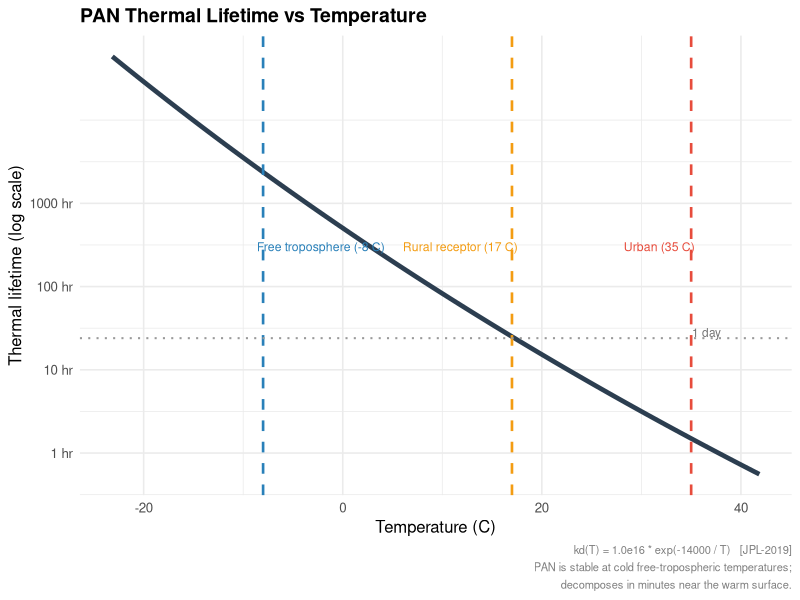

The R script that drew this image: (Note: this script raises an error after producing the figure.)
#!/usr/bin/env Rscript
# ============================================================
#  PAN (Peroxyacetyl Nitrate) Box Model: Animated Visualizations
#  VERSION 2 -- fixes gganim_plot0001.png rendering crash
#
#  Root cause of crash: at t=0, all values are at or near zero.
#  expand = c(0, 0.1) with free_y facets produces a zero-height
#  y-axis on frame 1, which gganimate cannot render to PNG.
#  Fixes applied:
#    1. Remove scales = "free_y" from facet_wrap (shared fixed scale)
#    2. Use coord_cartesian(ylim) instead of scale limits to avoid
#       dropped data warnings
#    3. expand = expansion(mult = c(0.05, 0.12)) on both animations
#    4. Initial PAN set to small positive value (1e-4 ppb) so the
#       ODE solver never hands a pure-zero state to ggplot frame 1
#    5. Transport animation: y lower bound clipped via coord_cartesian
#       so the geom_rect annotate(-Inf) does not collapse the axis
#
#  Outputs (run from ~/EJnPi or any directory with write access):
#    pan_temperature.png   -- static Arrhenius lifetime curve
#    pan_diurnal.gif       -- diurnal PAN + NO2 in 3 T regimes
#    pan_transport.gif     -- 3-stage urban -> FT -> rural trajectory
#
#  Chemistry:
#    Formation:    CH3CO3 + NO2 -> PAN      kf * [CH3CO3][NO2]
#    Decomposition: PAN -> CH3CO3 + NO2     kd(T) * [PAN]
#    kd(T) = 1.0e16 * exp(-14000/T)  s-1   (JPL-2019)
#    kf    ~ 3e-12 cm3 molec-1 s-1 at 1 atm (effective bimolecular)
# ============================================================

## 0. Packages -----------------------------------------------
library(deSolve)
library(ggplot2)
library(gganimate)
library(dplyr)
library(tidyr)
library(magick)
library(scales)

## 1. Rate constants ------------------------------------------
n_air  <- 2.46e19          # molec cm-3 at 298 K, 1 atm
ppb_cf <- n_air * 1e-9     # converts cm3 molec-1 s-1 -> ppb-1 s-1

kf <- 3.0e-12 * ppb_cf    # PAN formation  (ppb-1 s-1)

kd <- function(T_K) 1.0e16 * exp(-14000 / T_K)   # decomp (s-1)
PAN_lifetime_s <- function(T_K) 1 / kd(T_K)

# Print reference lifetimes
cat("PAN thermal lifetimes:\n")
for (T in c(308, 298, 290, 283, 265)) {
  tau <- PAN_lifetime_s(T)
  unit <- if (tau < 3600) sprintf("%.1f min", tau / 60) else
          sprintf("%.1f hr",  tau / 3600)
  cat(sprintf("  T = %d K (%+.0f C): %s\n", T, T - 273, unit))
}

# Diurnal CH3CO3 (acetyl peroxy radical) profile:
# peaks ~15 ppt at noon, zero at night.  Seinfeld & Pandis Table 6.7.
CH3CO3_t <- function(hr, voc_scale = 1.0) {
  0.015 * voc_scale * pmax(0, sin(pi * (hr - 6) / 14))
}

## 2. Static: PAN lifetime curve --------------------------------
cat("\nBuilding pan_temperature.png ...\n")

T_seq  <- seq(250, 315, by = 0.5)
tau_df <- data.frame(T_C   = T_seq - 273.15,
                     tau_hr = PAN_lifetime_s(T_seq) / 3600)

refs <- data.frame(
  T_C   = c(35, 17, -8),
  label = c("Urban (35 C)", "Rural receptor (17 C)", "Free troposphere (-8 C)"),
  col   = c("#e74c3c", "#f39c12", "#2980b9"),
  hjust = c(1, 1, 0)
)

p_tau <- ggplot(tau_df, aes(x = T_C, y = tau_hr)) +
  geom_line(linewidth = 1.6, colour = "#2c3e50") +
  scale_y_log10(
    breaks = 10^seq(-2, 3),
    labels = c("0.01 hr","0.1 hr","1 hr","10 hr","100 hr","1000 hr")
  ) +
  geom_vline(xintercept = refs$T_C, colour = refs$col,
             linetype = "dashed", linewidth = 0.9) +
  geom_hline(yintercept = 24, colour = "grey60",
             linetype = "dotted", linewidth = 0.7) +
  annotate("text", x = refs$T_C, y = 300, label = refs$label,
           hjust = refs$hjust + c(-0.05, -0.05, 0.05),
           vjust = 0.5, size = 3.1, colour = refs$col) +
  annotate("text", x = 38, y = 28,
           label = "1 day", hjust = 1, size = 3, colour = "grey45") +
  labs(
    title   = "PAN Thermal Lifetime vs Temperature",
    x       = "Temperature (C)",
    y       = "Thermal lifetime (log scale)",
    caption = paste(
      "kd(T) = 1.0e16 * exp(-14000 / T)   [JPL-2019]",
      "PAN is stable at cold free-tropospheric temperatures;",
      "decomposes in minutes near the warm surface.",
      sep = "\n"
    )
  ) +
  theme_minimal(base_size = 12) +
  theme(plot.title   = element_text(face = "bold", size = 14),
        plot.caption = element_text(colour = "grey50", size = 8,
                                    lineheight = 1.3))

ggsave("pan_temperature.png", p_tau, width = 8, height = 5, dpi = 150)
cat("OK: pan_temperature.png\n")

## 3. ODE: diurnal PAN + NO2 -------------------------------------
pan_ode_diurnal <- function(t, y, p) {
  with(as.list(c(y, p)), {
    hr     <- t / 3600
    pan    <- max(PAN,  0)
    no2    <- max(NO2,  0)
    acc    <- CH3CO3_t(hr, voc_scale)
    R_form <- kf * acc * no2
    R_diss <- kd(T_K) * pan
    list(c(
      PAN = R_form - R_diss,
      NO2 = -R_form + R_diss + E_NO2
    ))
  })
}

diurnal_sc <- data.frame(
  label = factor(
    c("Urban -- Hot (35 C)",
      "Suburban -- Warm (25 C)",
      "Rural / Aloft (10 C)"),
    levels = c("Urban -- Hot (35 C)",
               "Suburban -- Warm (25 C)",
               "Rural / Aloft (10 C)")
  ),
  T_K       = c(308, 298, 283),
  voc_scale = c(1.0, 1.0, 0.5),
  stringsAsFactors = FALSE
)

times_day <- seq(0, 24 * 3600, by = 60)

# FIX 4: initial PAN = 1e-4 ppb (not 0) so frame-1 y-axis is non-degenerate
run_diurnal <- function(i) {
  out <- ode(
    y      = c(PAN = 1e-4, NO2 = 20),
    times  = times_day,
    func   = pan_ode_diurnal,
    parms  = list(T_K       = diurnal_sc$T_K[i],
                  voc_scale = diurnal_sc$voc_scale[i],
                  E_NO2     = 5 / 86400),
    method = "lsoda"
  )
  df          <- as.data.frame(out)
  df$t_hr     <- df$time / 3600
  df$Scenario <- diurnal_sc$label[i]
  df
}

cat("\nRunning diurnal ODE simulations...\n")
diurnal_all <- do.call(rbind, lapply(seq_len(nrow(diurnal_sc)), run_diurnal))
diurnal_all[c("PAN","NO2")] <- lapply(diurnal_all[c("PAN","NO2")],
                                       function(x) pmax(x, 0))

# Diagnostic
cat(sprintf("  Rows: %d  |  PAN [%.4f, %.2f] ppb  |  NO2 [%.2f, %.2f] ppb\n",
            nrow(diurnal_all),
            min(diurnal_all$PAN), max(diurnal_all$PAN),
            min(diurnal_all$NO2), max(diurnal_all$NO2)))

diurnal_long <- diurnal_all |>
  select(t_hr, Scenario, PAN, NO2) |>
  pivot_longer(c(PAN, NO2), names_to = "Species", values_to = "ppb") |>
  mutate(
    Species = factor(Species, levels = c("PAN","NO2")),
    ppt     = ppb * 1000   # ppb -> ppt for display
  )

# Thin to every 6th row for animation speed
diurnal_thin <- diurnal_long[seq(1, nrow(diurnal_long), 6), ]

# Global y ceiling so shared scale is sensible
y_ceil_d <- ceiling(max(diurnal_thin$ppt) * 1.15)

cat("\nBuilding pan_diurnal.gif ...\n")

p_diurnal <- ggplot(diurnal_thin,
                    aes(x = t_hr, y = ppt,
                        colour = Species, group = Species)) +
  # Daylight shading
  annotate("rect", xmin = 6, xmax = 20,
           ymin = -Inf, ymax = Inf, fill = "#FFFACD", alpha = 0.5) +
  geom_line(linewidth = 1.3, lineend = "round") +
  scale_colour_manual(
    values = c(PAN = "#8e44ad", NO2 = "#cc3311"),
    labels = c(PAN = "PAN", NO2 = "NO2")
  ) +
  scale_x_continuous(
    limits = c(0, 24),
    breaks = seq(0, 24, 6),
    labels = c("00:00","06:00","12:00","18:00","24:00"),
    expand = c(0, 0)
  ) +
  # FIX 1+3: no free_y; fixed shared scale; 5% lower expansion
  scale_y_continuous(
    expand = expansion(mult = c(0.05, 0.12))
  ) +
  # FIX 2: coord_cartesian clips without dropping data or collapsing axis
  coord_cartesian(ylim = c(0, y_ceil_d)) +
  # FIX 1: single-column facets with FIXED shared scale
  facet_wrap(~ Scenario, ncol = 1) +
  labs(
    title    = "Diurnal PAN and NO2 Concentrations",
    subtitle = "Time: {sprintf('%05.1f', frame_along)} h  |  Pale yellow = daylight",
    x        = "Hour of day (local time)",
    y        = "Concentration (ppt)",
    colour   = NULL,
    caption  = paste(
      "PAN = CH3C(O)OONO2",
      "Formation: CH3CO3 + NO2 -> PAN  |  kf ~ 3e-12 cm3 molec-1 s-1",
      "Decomp: PAN -> CH3CO3 + NO2     |  kd(T) = 1.0e16 * exp(-14000/T)",
      "Hot air: PAN builds and collapses within hours.  Cold air: PAN persists all day.",
      sep = "\n"
    )
  ) +
  theme_minimal(base_size = 12) +
  theme(
    legend.position  = "top",
    legend.key.width = unit(1.2, "cm"),
    strip.background = element_rect(fill = "#1d3557", colour = NA),
    strip.text       = element_text(colour = "white", face = "bold", size = 10),
    panel.grid.minor = element_blank(),
    panel.border     = element_rect(colour = "grey80", fill = NA),
    plot.title       = element_text(face = "bold", size = 14),
    plot.subtitle    = element_text(colour = "grey40", size = 10),
    plot.caption     = element_text(colour = "grey50", size = 8,
                                    lineheight = 1.3)
  ) +
  transition_reveal(t_hr) +
  ease_aes("linear")

anim_d <- animate(p_diurnal,
                  nframes = 150, fps = 10,
                  width = 720, height = 680,
                  renderer = magick_renderer())
magick::image_write(anim_d, "pan_diurnal.gif")
cat("OK: pan_diurnal.gif\n")

## 4. ODE: three-stage transport trajectory ----------------------
# Stage 1: Urban source     6 h at 308 K  -- PAN forms, NO2 consumed
# Stage 2: Free troposphere 24 h at 265 K -- PAN frozen, transport
# Stage 3: Rural receptor   12 h at 290 K -- PAN decomposes, NO2 released

pan_ode_stage <- function(t, y, p) {
  with(as.list(c(y, p)), {
    pan    <- max(PAN, 0)
    no2    <- max(NO2, 0)
    acc    <- CH3CO3_t(t / 3600, voc_scale)
    R_form <- kf * acc * no2
    R_diss <- kd(T_K) * pan
    list(c(
      PAN = R_form - R_diss,
      NO2 = -R_form + R_diss + E_NO2
    ))
  })
}

stages <- data.frame(
  label     = c("Urban Source (35 C)",
                "Free Troposphere (-8 C)",
                "Rural Receptor (17 C)"),
  T_K       = c(308,      265,   290),
  dur_hr    = c(6,        24,    12),
  E_NO2_pph = c(20,       0,     2),      # ppb/hr NOx emission (rough)
  voc_scale = c(1.0,      0.0,   0.1),
  stringsAsFactors = FALSE
)
stages$E_NO2 <- stages$E_NO2_pph / 3600   # convert to ppb/s

cat("\nRunning transport ODE stages...\n")
transport_list <- list()
# FIX 4 applied here too: non-zero initial PAN
y0 <- c(PAN = 1e-4, NO2 = 25)

for (s in seq_len(nrow(stages))) {
  t_seq <- seq(0, stages$dur_hr[s] * 3600, by = 120)
  out_s <- ode(
    y      = y0,
    times  = t_seq,
    func   = pan_ode_stage,
    parms  = list(T_K       = stages$T_K[s],
                  voc_scale = stages$voc_scale[s],
                  E_NO2     = stages$E_NO2[s]),
    method = "lsoda"
  )
  df_s         <- as.data.frame(out_s)
  df_s$PAN     <- pmax(df_s$PAN, 0)
  df_s$NO2     <- pmax(df_s$NO2, 0)
  df_s$Stage   <- stages$label[s]
  df_s$stage_n <- s
  df_s$t_cum   <- sum(stages$dur_hr[seq_len(s - 1)]) + df_s$time / 3600
  transport_list[[s]] <- df_s
  y0 <- c(PAN = tail(df_s$PAN, 1), NO2 = tail(df_s$NO2, 1))
  cat(sprintf("  Stage %d done: final PAN=%.2f ppt  NO2=%.2f ppb\n",
              s, tail(df_s$PAN,1)*1000, tail(df_s$NO2,1)))
}

transport_all <- do.call(rbind, transport_list)

transport_long <- transport_all |>
  select(t_cum, Stage, PAN, NO2, stage_n) |>
  pivot_longer(c(PAN, NO2), names_to = "Species", values_to = "ppb") |>
  mutate(ppt = ppb * 1000)

transport_thin <- transport_long[seq(1, nrow(transport_long), 3), ]

# y ceiling for coord_cartesian
y_ceil_t <- ceiling(max(transport_thin$ppt) * 1.15)

# Stage shading rectangles
stage_bg <- data.frame(
  xmin  = c(0,  6, 30),
  xmax  = c(6, 30, 42),
  fill  = c("#ffccbc", "#bbdefb", "#dcedc8"),
  stringsAsFactors = FALSE
)

cat("\nBuilding pan_transport.gif ...\n")

p_transport <- ggplot(transport_thin,
                      aes(x = t_cum, y = ppt,
                          colour = Species, group = Species)) +
  # Stage background shading -- use finite ymin/ymax to avoid -Inf issue
  annotate("rect",
           xmin  = stage_bg$xmin, xmax = stage_bg$xmax,
           ymin  = 0,             ymax = y_ceil_t,
           fill  = stage_bg$fill, alpha = 0.4) +
  geom_vline(xintercept = c(6, 30), colour = "grey55",
             linetype = "dashed", linewidth = 0.7) +
  # Stage labels -- placed at fixed y = y_ceil_t * 0.97 to avoid Inf
  annotate("text",
           x     = c(3, 18, 36),
           y     = y_ceil_t * 0.97,
           label = c("Urban\n(35 C)", "Free Troposphere\n(-8 C)", "Rural\n(17 C)"),
           vjust = 1, hjust = 0.5, size = 3.2, fontface = "bold",
           colour = c("#c0392b","#1565c0","#2e7d32")) +
  annotate("text",
           x = c(6.4, 30.4), y = y_ceil_t * 0.85,
           label = c("Lofted", "Subsides"),
           hjust = 0, size = 2.8, colour = "grey40") +
  geom_line(linewidth = 1.4, lineend = "round") +
  scale_colour_manual(
    values = c(PAN = "#8e44ad", NO2 = "#cc3311")
  ) +
  scale_x_continuous(
    breaks = seq(0, 42, 6),
    labels = paste0(seq(0, 42, 6), " h"),
    expand = c(0, 0.5)
  ) +
  # FIX 3+5: positive lower expansion; coord_cartesian for clipping
  scale_y_continuous(
    expand = expansion(mult = c(0.05, 0.12))
  ) +
  coord_cartesian(ylim = c(0, y_ceil_t)) +
  labs(
    title    = "PAN as a Mobile NOx Reservoir: Three-Stage Transport",
    subtitle = "Elapsed time: {sprintf('%4.1f', frame_along)} h",
    x        = "Time along trajectory (h)",
    y        = "Concentration (ppt)",
    colour   = NULL,
    caption  = paste(
      "Stage 1: Urban source at 35 C -- PAN lifetime ~8 min",
      "Stage 2: Free troposphere at -8 C -- PAN lifetime ~11 h  (NOx locked up)",
      "Stage 3: Rural receptor at 17 C -- PAN decomposes, NO2 released, O3 chemistry restarts",
      sep = "\n"
    )
  ) +
  theme_minimal(base_size = 12) +
  theme(
    legend.position  = "top",
    legend.key.width = unit(1.2, "cm"),
    panel.grid.minor = element_blank(),
    panel.border     = element_rect(colour = "grey80", fill = NA),
    plot.title       = element_text(face = "bold", size = 13),
    plot.subtitle    = element_text(colour = "grey40", size = 10),
    plot.caption     = element_text(colour = "grey50", size = 8,
                                    lineheight = 1.3)
  ) +
  transition_reveal(t_cum) +
  ease_aes("linear")

anim_t <- animate(p_transport,
                  nframes = 150, fps = 10,
                  width = 820, height = 480,
                  renderer = magick_renderer())
magick::image_write(anim_t, "pan_transport.gif")
cat("OK: pan_transport.gif\n")

cat("\nAll outputs written:\n")
cat("  pan_temperature.png\n")
cat("  pan_diurnal.gif\n")
cat("  pan_transport.gif\n")
